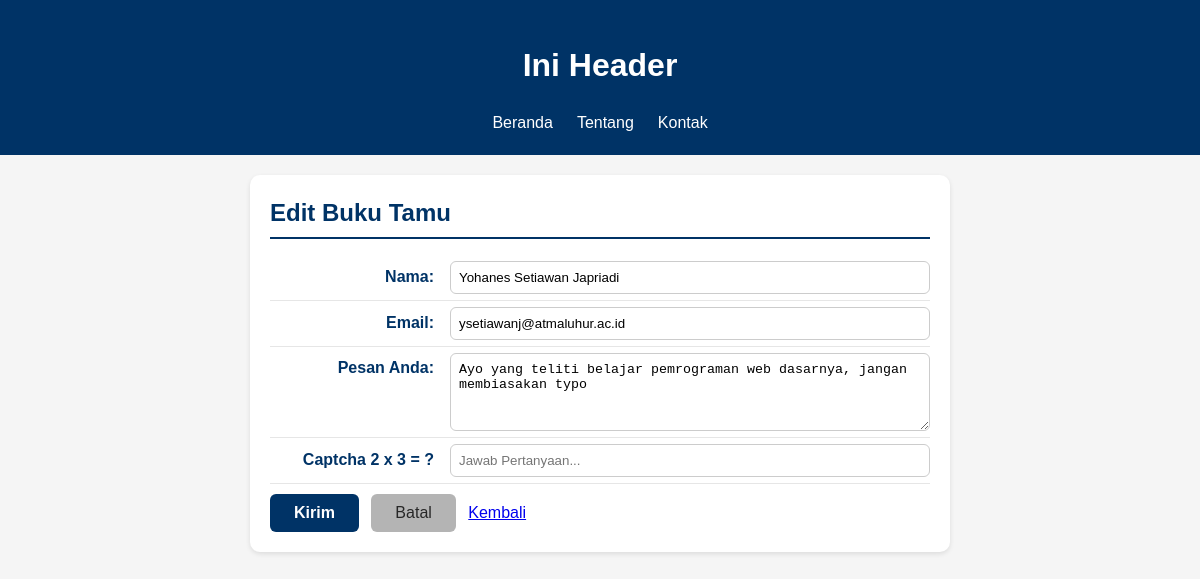
Page /edit.php?cid=1 on the committed database.
### tables this page shows
CREATE TABLE `tbl_tamu` (
  `cid` int NOT NULL,
  `cnama` varchar(100) DEFAULT NULL,
  `cemail` varchar(100) DEFAULT NULL,
  `cpesan` text,
  `dcreated_at` datetime NOT NULL DEFAULT CURRENT_TIMESTAMP
);

### edit.php (the view, shortened to what this page needs)
<?php
  require 'koneksi.php';
  $cid = filter_input(INPUT_GET, 'cid', FILTER_VALIDATE_INT, [
    'options' => ['min_range' => 1]
  ]);
  $stmt = mysqli_prepare($conn, "SELECT cid, cnama, cemail, cpesan
                                    FROM tbl_tamu WHERE cid = ? LIMIT 1");
  mysqli_stmt_bind_param($stmt, "i", $cid);
  mysqli_stmt_execute($stmt);
  $res = mysqli_stmt_get_result($stmt);
  $row = mysqli_fetch_assoc($res);
  $nama  = $row['cnama'] ?? '';
  $email = $row['cemail'] ?? '';
  $pesan = $row['cpesan'] ?? '';
?>
<!DOCTYPE html>
<html lang="id">
  <head>
    <link rel="stylesheet" href="style.css">
  </head>
  <body>
    <header>
      <h1>Ini Header</h1>
      <nav>
        <ul>
          <li><a href="#home">Beranda</a></li>
          <li><a href="#about">Tentang</a></li>
          <li><a href="#contact">Kontak</a></li>
        </ul>
      </nav>
    </header>
    <main>
      <section id="contact">
        <h2>Edit Buku Tamu</h2>
        <form action="proses_update.php" method="POST">
          <label for="txtNama"><span>Nama:</span>
            <input type="text" id="txtNama" name="txtNamaEd"
              placeholder="Masukkan nama" required autocomplete="name"
              value="<?= !empty($nama) ? $nama : '' ?>">
          </label>
          <label for="txtEmail"><span>Email:</span>
            <input type="email" id="txtEmail" name="txtEmailEd"
              placeholder="Masukkan email" required autocomplete="email"
              value="<?= !empty($email) ? $email : '' ?>">
          </label>
          <label for="txtPesan"><span>Pesan Anda:</span>
            <textarea id="txtPesan" name="txtPesanEd" rows="4"
              placeholder="Tulis pesan anda..."
              required><?= !empty($pesan) ? $pesan : '' ?></textarea>
          </label>
          <label for="txtCaptcha"><span>Captcha 2 x 3 = ?</span>
            <input type="number" id="txtCaptcha" name="txtCaptcha"
              placeholder="Jawab Pertanyaan..." required>
          </label>
          <button type="submit">Kirim</button>
          <button type="reset">Batal</button>
          <a href="read.php" class="reset">Kembali</a>
        </form>
      </section>
    </main>
  </body>
</html>

### style.css (style rules this page uses)
* { box-sizing: border-box; }
body { margin: 0; font-family: Arial, sans-serif; background: #f5f5f5; color: #333; line-height: 1.5; }
header { background: #003366; color: #fff; padding: 20px; text-align: center; }
header ul { display: flex; justify-content: center; list-style: none; padding: 0; margin: 10px 0 0; }
header li a { color: #fff; text-decoration: none; padding: 6px 12px; }
#home, #about, #contact, #biodata { background-color: #ffffff; border-radius: 10px; padding: 20px; max-width: 700px; margin: 20px auto; box-shadow: 0 2px 5px rgba(0, 0, 0, 0.1); }
#home h2, #about h2, #contact h2, #biodata h2 { color: #003366; border-bottom: 2px solid #003366; padding-bottom: 6px; margin-top: 0; margin-bottom: 16px; }
#about p, #contact p, #contact label, #biodata label { display: flex; justify-content: flex-start; align-items: baseline; margin: 0; padding: 6px 0; border-bottom: 1px solid #e6e6e6; }
#about strong, #contact strong, #contact label>span, #biodata label>span { min-width: 180px; color: #003366; font-weight: 600; text-align: right; padding-right: 16px; flex-shrink: 0; }
#contact input, #contact textarea, #biodata input { flex: 1; border: 1px solid #ccc; border-radius: 6px; padding: 8px; color: #000; font-weight: normal; margin: 0; box-sizing: border-box; }
#contact button, #biodata button { margin-top: 10px; display: inline-block; padding: 10px 24px; font-size: 16px; border-radius: 6px; cursor: pointer; border: none; transition: all 0.3s ease; margin-right: 8px; }
#contact button[type="submit"], #biodata button[type="submit"] { background-color: #003366; color: #fff; font-weight: 600; }
#contact button[type="reset"], #biodata button[type="reset"] { background-color: #b4b4b4; color: #272727; font-weight: 500; }

### rows in the picture
tbl_tamu: txtNamaEd "Yohanes Setiawan Japriadi", txtEmailEd "ysetiawanj@atmaluhur.ac.id", txtPesanEd "Ayo yang teliti belajar pemrograman web dasarnya, jangan membiasakan typo"
